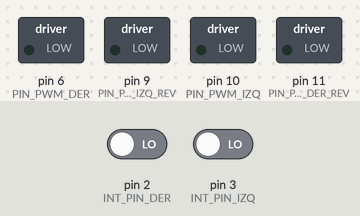
Recording of a sketch running on a simulated Arduino Uno, built with avr-gcc and run on an emulated ATmega328P. Parts: switched loads named in the sketch (green lamp = pin HIGH). The test bench sets the inputs (shaded band); at power-on: pin 2 (INT_PIN_DER) LOW, pin 3 (INT_PIN_IZQ) LOW. What the sketch prints to the serial monitor is not drawn.

Above: at 0.05 s.
At 6.52 s:
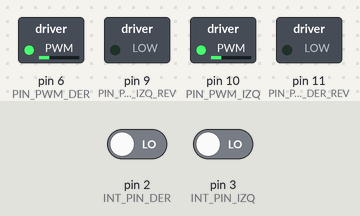
At 12.98 s:
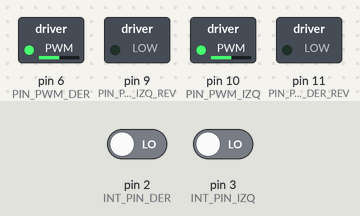
At 25.8 s:
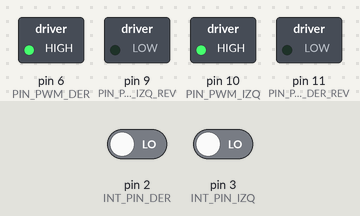
Timing chart, 0 to 27.3 s (numbered marks = the images above):
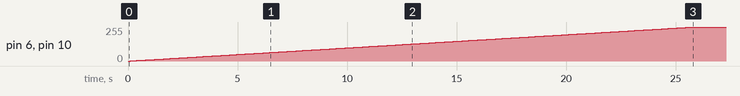

Measured:
- by itself, pin 6 (PIN_PWM_DER), pin 10 (PIN_PWM_IZQ): moves from 0/255 to 255/255 over 25.7 s

The sketch:

rover_1_mejorando_control_velocidad.ino
```cpp
// define IO pins
#define INT_PIN_DER    2  // D2 pin for external interrupt 0
#define INT_PIN_IZQ    3  // D3 pin for external interrupt 1

#define PIN_PWM_IZQ_REV     9
#define     PIN_PWM_IZQ    10
#define PIN_PWM_DER_REV    11
#define     PIN_PWM_DER     6

#define        MAX_TIME 10000.0
#define        pin_encoder_derecho    4    //al blanco del encoder derecho
#define        pin_encoder_izquierdo  5    //al blanco del encoder izquierdo
#define        max_aceleracion        0.002

// define global variables here

float Dt[2][2]{{MAX_TIME,MAX_TIME},{MAX_TIME,MAX_TIME}}; //incrementos de tiempo el primer indice para izquierd (0) y derecha (0). El segundo para el anterior incremento en tiempo y calcular la aceleracion

int ms;

boolean lapso;

long tiempo_ultimo_pulso[2]={-1*MAX_TIME,-1*MAX_TIME};

float vel[2] = {0,0}; //vel[0] =izquierda; vel[1] =derecha
float vel_real[2]={0,0}; //vel_real[0] =izquierda; vel_real[1] =derecha

int pwm[2]={0,0};//pwm[0] =izquierda; pwm[1] =derecha

int direccionMotor[2]={1,1};

int contadorLapsos;

float VELOCIDAD = 100;
float     CURVA = 0;

int contadorLapsos_demo;
//*********************************************
void setup()
{
  pinMode(PIN_PWM_IZQ,OUTPUT);
  pinMode(PIN_PWM_IZQ_REV,OUTPUT);
  pinMode(PIN_PWM_DER,OUTPUT);
  pinMode(PIN_PWM_DER_REV,OUTPUT);

  pinMode(pin_encoder_izquierdo, INPUT);
  pinMode(pin_encoder_derecho, INPUT);

  attachInterrupt(0, IntEncoderIzq, RISING);//RISING
  attachInterrupt(1, IntEncoderDer, RISING);//RISING

  Serial.begin(115200);
  Serial.println("Inicio");


  //la velocidad que he conseguido con la pila cargada 100% es hasta algo menos de 120
  VELOCIDAD = 30;//[0,115]
  CURVA     = 0;//[-1   -0.5   0   0.5   1]

  ms    = millis();
  lapso = false;
}


//*********************************************
void loop(){


  //En esta rutina colocar todo el cdigo
  loop2();

  //Contamos lapsos de 100 ms aproximadamente
  if(millis() - ms>100){
    lapso=true;
    contadorLapsos++;
    ms=millis();
  }
  else{
    lapso=false;

  }
}

void loop2(){
  //Establece la velocidad de cada lado
  direccion();
  //Controla el motor
  motor();
}

void motor(){

  if(lapso){//cada 20 lapsos calibro la velocidad

    for(int i =0;i<2;i++){

      vel_real[i] = VelocidadEncoder(i);

      if(vel_real[i]<vel[i] && aceleracion(i)<max_aceleracion){
        pwm[i]++;
      }
      else if(vel[i] <vel_real[i] && aceleracion(i)>-1*max_aceleracion){
        pwm[i]--;
      }
      if(pwm[i] >255){
        pwm[i]=255;
      }
      else if(pwm[i] <-255){
        pwm[i]=-255;
      }
    }
    //
    if(pwm[0]<0){
      analogWrite(PIN_PWM_IZQ,0);
      analogWrite(PIN_PWM_IZQ_REV,abs(pwm[0]));
    }
    else if(pwm[0]>0){
      analogWrite(PIN_PWM_IZQ_REV,0);
      analogWrite(PIN_PWM_IZQ,pwm[0]);
    }
    else{
      analogWrite(PIN_PWM_IZQ,0);
      analogWrite(PIN_PWM_IZQ_REV,0);
    }

    if(pwm[1]<0){
      analogWrite(PIN_PWM_DER,0);
      analogWrite(PIN_PWM_DER_REV,abs(pwm[1]));
    }
    else if(pwm[1]>0){
      analogWrite(PIN_PWM_DER_REV,0);
      analogWrite(PIN_PWM_DER,pwm[1]);
    }
    else{
      analogWrite(PIN_PWM_DER,0);
      analogWrite(PIN_PWM_DER_REV,0);
    }

    //Controlar carga bateria con PWM y Velocidad que coje
    if(_PWM(vel_real[1])/abs(pwm[1])<0.70){
      //Led derecho rojo encendido
      //analogWrite(LOW_BAT_DER,50);
    }
    if(_PWM(vel_real[0])/abs(pwm[0])<0.70){
      //Led izquierdo rojo encendido
      //analogWrite(LOW_BAT_IZQ,50);

    }


  }
}

//***************
int _PWM(float v){

  int pwm;

  //ajuste por mnimos cuadradados con medidas de PWNM/velocidad
  pwm=69.0-3.0*v+0.04*pow(v,2);


  if(pwm>255)
    pwm=255;

  return pwm;
}
//***************
void direccion(){
  /*
  CURVA = -0.5; //[-1   -0.5   0   0.5   1]
   */
  if(CURVA <0){
    vel[0] = VELOCIDAD * (1.00 + CURVA * 2.00);//izquierda
    vel[1] = VELOCIDAD;
  }
  else if(CURVA>0){
    vel[0] = VELOCIDAD;//izquierda
    vel[1] = VELOCIDAD * (1.00 - CURVA * 2.00);
  }
  else{
    vel[0] = VELOCIDAD;//izquierda
    vel[1] = VELOCIDAD;
  }
}
//**********************************************


float aceleracion(int i){
  Serial.println(Dt[i][1]);
  Serial.println(Dt[i][0]);
  Serial.println((1.0/Dt[i][1]-1.0/Dt[i][0])/Dt[i][1]);
  Serial.println("--------------------");

  return (1.0/Dt[i][1]-1.0/Dt[i][0])/Dt[i][1];
}

//**********************************************
float VelocidadEncoder(int i){

  int direccion=-1;
  if(direccionMotor[i]){
    direccion = 1;
  }

  if((micros()-tiempo_ultimo_pulso[i])>MAX_TIME)
    return 0;
  else
    return direccion * (1.0/Dt[i][1]);
}

//**********************************************
//Lectura del encoder izquierdo
void IntEncoderIzq()
{
  direccionMotor[0]=digitalRead(pin_encoder_izquierdo);
  Dt[0][0] = Dt[0][1];
  Dt[0][1]=(micros()-tiempo_ultimo_pulso[0]) / 1000;                               // time between last state change and this state change
  tiempo_ultimo_pulso[0]=micros();  // update tiempo_ultimo_pulso[0] with time of most recent state change
}


//Lectura del encoder derecho
void IntEncoderDer()
{
  direccionMotor[1]=digitalRead(pin_encoder_derecho) ;
  Dt[1][0] = Dt[1][1];
  Dt[1][1]=(micros()-tiempo_ultimo_pulso[1]) / 1000;                               // time between last state change and this state change
  tiempo_ultimo_pulso[1]=micros();  // update tiempo_ultimo_pulso[0] with time of most recent state change
}
```
